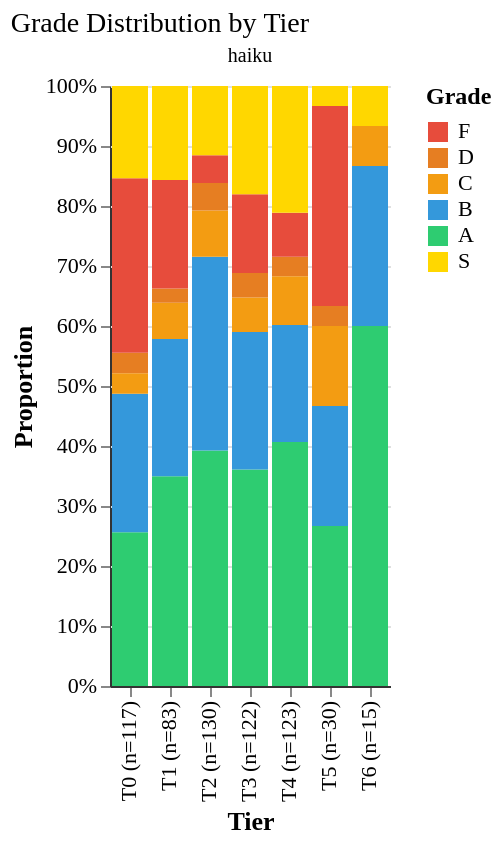

Vega-Lite specification for this chart:
### Vega-Lite specification from a JSON file in a GitHub repository (floating-point values rounded to 4 significant figures)
{"config": {"font": "serif", "axis": {"labelFontSize": 11, "titleFontSize": 13, "gridColor": "#e0e0e0", "domainColor": "#333333"}, "legend": {"labelFontSize": 11, "titleFontSize": 12}, "title": {"fontSize": 14, "anchor": "start", "fontWeight": "normal"}, "view": {"stroke": null, "continuousWidth": 400, "continuousHeight": 300}, "mark": {"tooltip": true}}, "data": {"name": "data-20f38a06f6c726291ca3d52cdd6d0e51"}, "facet": {"column": {"field": "agent_model", "title": null, "type": "nominal"}}, "spec": {"mark": {"type": "bar"}, "encoding": {"color": {"field": "grade", "scale": {"domain": ["F", "D", "C", "B", "A", "S"], "range": ["#e74c3c", "#e67e22", "#f39c12", "#3498db", "#2ecc71", "#FFD700"]}, "sort": ["F", "D", "C", "B", "A", "S"], "title": "Grade", "type": "ordinal"}, "order": {"field": "grade", "sort": "ascending", "type": "ordinal"}, "tooltip": [{"field": "tier", "title": "Tier", "type": "ordinal"}, {"field": "grade", "title": "Grade", "type": "ordinal"}, {"field": "count", "title": "Count", "type": "quantitative"}, {"field": "total", "title": "Total Runs", "type": "quantitative"}, {"field": "proportion", "format": ".2%", "title": "Proportion", "type": "quantitative"}], "x": {"field": "tier_label", "sort": {"field": "tier", "order": "ascending"}, "title": "Tier", "type": "nominal"}, "y": {"field": "proportion", "stack": "normalize", "title": "Proportion", "type": "quantitative"}}}, "resolve": {"scale": {"x": "independent"}}, "title": "Grade Distribution by Tier", "$schema": "https://vega.github.io/schema/vega-lite/v6.1.0.json", "datasets": {"data-20f38a06f6c726291ca3d52cdd6d0e51": [{"agent_model": "haiku", "tier": "T0", "grade": "A", "count": 30, "total": 117, "proportion": 0.2564, "tier_label": "T0 (n=117)"}, {"agent_model": "haiku", "tier": "T0", "grade": "B", "count": 27, "total": 117, "proportion": 0.2308, "tier_label": "T0 (n=117)"}, {"agent_model": "haiku", "tier": "T0", "grade": "C", "count": 4, "total": 117, "proportion": 0.03419, "tier_label": "T0 (n=117)"}, {"agent_model": "haiku", "tier": "T0", "grade": "D", "count": 4, "total": 117, "proportion": 0.03419, "tier_label": "T0 (n=117)"}, {"agent_model": "haiku", "tier": "T0", "grade": "F", "count": 34, "total": 117, "proportion": 0.2906, "tier_label": "T0 (n=117)"}, {"agent_model": "haiku", "tier": "T0", "grade": "S", "count": 18, "total": 117, "proportion": 0.1538, "tier_label": "T0 (n=117)"}, {"agent_model": "haiku", "tier": "T1", "grade": "A", "count": 29, "total": 83, "proportion": 0.3494, "tier_label": "T1 (n=83)"}, {"agent_model": "haiku", "tier": "T1", "grade": "B", "count": 19, "total": 83, "proportion": 0.2289, "tier_label": "T1 (n=83)"}, {"agent_model": "haiku", "tier": "T1", "grade": "C", "count": 5, "total": 83, "proportion": 0.06024, "tier_label": "T1 (n=83)"}, {"agent_model": "haiku", "tier": "T1", "grade": "D", "count": 2, "total": 83, "proportion": 0.0241, "tier_label": "T1 (n=83)"}, {"agent_model": "haiku", "tier": "T1", "grade": "F", "count": 15, "total": 83, "proportion": 0.1807, "tier_label": "T1 (n=83)"}, {"agent_model": "haiku", "tier": "T1", "grade": "S", "count": 13, "total": 83, "proportion": 0.1566, "tier_label": "T1 (n=83)"}, {"agent_model": "haiku", "tier": "T2", "grade": "A", "count": 51, "total": 130, "proportion": 0.3923, "tier_label": "T2 (n=130)"}, {"agent_model": "haiku", "tier": "T2", "grade": "B", "count": 42, "total": 130, "proportion": 0.3231, "tier_label": "T2 (n=130)"}, {"agent_model": "haiku", "tier": "T2", "grade": "C", "count": 10, "total": 130, "proportion": 0.07692, "tier_label": "T2 (n=130)"}, {"agent_model": "haiku", "tier": "T2", "grade": "D", "count": 6, "total": 130, "proportion": 0.04615, "tier_label": "T2 (n=130)"}, {"agent_model": "haiku", "tier": "T2", "grade": "F", "count": 6, "total": 130, "proportion": 0.04615, "tier_label": "T2 (n=130)"}, {"agent_model": "haiku", "tier": "T2", "grade": "S", "count": 15, "total": 130, "proportion": 0.1154, "tier_label": "T2 (n=130)"}, {"agent_model": "haiku", "tier": "T3", "grade": "A", "count": 44, "total": 122, "proportion": 0.3607, "tier_label": "T3 (n=122)"}, {"agent_model": "haiku", "tier": "T3", "grade": "B", "count": 28, "total": 122, "proportion": 0.2295, "tier_label": "T3 (n=122)"}, {"agent_model": "haiku", "tier": "T3", "grade": "C", "count": 7, "total": 122, "proportion": 0.05738, "tier_label": "T3 (n=122)"}, {"agent_model": "haiku", "tier": "T3", "grade": "D", "count": 5, "total": 122, "proportion": 0.04098, "tier_label": "T3 (n=122)"}, {"agent_model": "haiku", "tier": "T3", "grade": "F", "count": 16, "total": 122, "proportion": 0.1311, "tier_label": "T3 (n=122)"}, {"agent_model": "haiku", "tier": "T3", "grade": "S", "count": 22, "total": 122, "proportion": 0.1803, "tier_label": "T3 (n=122)"}, {"agent_model": "haiku", "tier": "T4", "grade": "A", "count": 50, "total": 123, "proportion": 0.4065, "tier_label": "T4 (n=123)"}, {"agent_model": "haiku", "tier": "T4", "grade": "B", "count": 24, "total": 123, "proportion": 0.1951, "tier_label": "T4 (n=123)"}, {"agent_model": "haiku", "tier": "T4", "grade": "C", "count": 10, "total": 123, "proportion": 0.0813, "tier_label": "T4 (n=123)"}, {"agent_model": "haiku", "tier": "T4", "grade": "D", "count": 4, "total": 123, "proportion": 0.03252, "tier_label": "T4 (n=123)"}, {"agent_model": "haiku", "tier": "T4", "grade": "F", "count": 9, "total": 123, "proportion": 0.07317, "tier_label": "T4 (n=123)"}, {"agent_model": "haiku", "tier": "T4", "grade": "S", "count": 26, "total": 123, "proportion": 0.2114, "tier_label": "T4 (n=123)"}, {"agent_model": "haiku", "tier": "T5", "grade": "A", "count": 8, "total": 30, "proportion": 0.2667, "tier_label": "T5 (n=30)"}, {"agent_model": "haiku", "tier": "T5", "grade": "B", "count": 6, "total": 30, "proportion": 0.2, "tier_label": "T5 (n=30)"}, {"agent_model": "haiku", "tier": "T5", "grade": "C", "count": 4, "total": 30, "proportion": 0.1333, "tier_label": "T5 (n=30)"}, {"agent_model": "haiku", "tier": "T5", "grade": "D", "count": 1, "total": 30, "proportion": 0.03333, "tier_label": "T5 (n=30)"}, {"agent_model": "haiku", "tier": "T5", "grade": "F", "count": 10, "total": 30, "proportion": 0.3333, "tier_label": "T5 (n=30)"}, {"agent_model": "haiku", "tier": "T5", "grade": "S", "count": 1, "total": 30, "proportion": 0.03333, "tier_label": "T5 (n=30)"}, {"agent_model": "haiku", "tier": "T6", "grade": "A", "count": 9, "total": 15, "proportion": 0.6, "tier_label": "T6 (n=15)"}, {"agent_model": "haiku", "tier": "T6", "grade": "B", "count": 4, "total": 15, "proportion": 0.2667, "tier_label": "T6 (n=15)"}, {"agent_model": "haiku", "tier": "T6", "grade": "C", "count": 1, "total": 15, "proportion": 0.06667, "tier_label": "T6 (n=15)"}, {"agent_model": "haiku", "tier": "T6", "grade": "S", "count": 1, "total": 15, "proportion": 0.06667, "tier_label": "T6 (n=15)"}]}}
